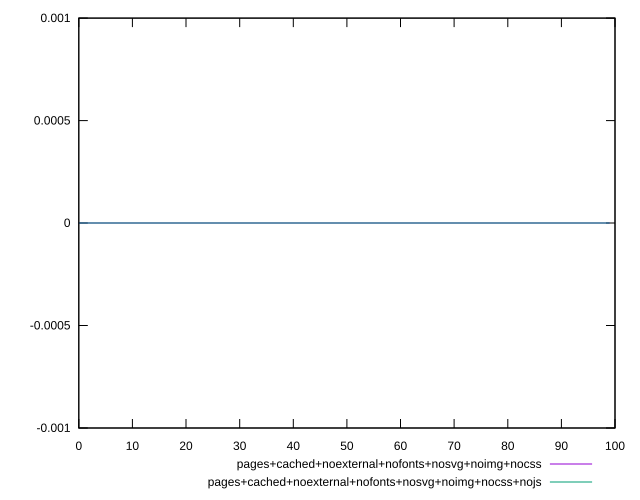

Write gnuplot code to recreate this figure.
reset

$pagesCachedNoexternalNofontsNosvgNoimgNocss <<EOF
0 0
1 0
2 0
3 0
4 0
5 0
6 0
7 0
8 0
9 0
10 0
11 0
12 0
13 0
14 0
15 0
16 0
17 0
18 0
19 0
20 0
21 0
22 0
23 0
24 0
25 0
26 0
27 0
28 0
29 0
30 0
31 0
32 0
33 0
34 0
35 0
36 0
37 0
38 0
39 0
40 0
41 0
42 0
43 0
44 0
45 0
46 0
47 0
48 0
49 0
50 0
51 0
52 0
53 0
54 0
55 0
56 0
57 0
58 0
59 0
60 0
61 0
62 0
63 0
64 0
65 0
66 0
67 0
68 0
69 0
70 0
71 0
72 0
73 0
74 0
75 0
76 0
77 0
78 0
79 0
80 0
81 0
82 0
83 0
84 0
85 0
86 0
87 0
88 0
89 0
90 0
91 0
92 0
93 0
94 0
95 0
96 0
97 0
98 0
99 0
EOF

$pagesCachedNoexternalNofontsNosvgNoimgNocssNojs <<EOF
0 0
1 0
2 0
3 0
4 0
5 0
6 0
7 0
8 0
9 0
10 0
11 0
12 0
13 0
14 0
15 0
16 0
17 0
18 0
19 0
20 0
21 0
22 0
23 0
24 0
25 0
26 0
27 0
28 0
29 0
30 0
31 0
32 0
33 0
34 0
35 0
36 0
37 0
38 0
39 0
40 0
41 0
42 0
43 0
44 0
45 0
46 0
47 0
48 0
49 0
50 0
51 0
52 0
53 0
54 0
55 0
56 0
57 0
58 0
59 0
60 0
61 0
62 0
63 0
64 0
65 0
66 0
67 0
68 0
69 0
70 0
71 0
72 0
73 0
74 0
75 0
76 0
77 0
78 0
79 0
80 0
81 0
82 0
83 0
84 0
85 0
86 0
87 0
88 0
89 0
90 0
91 0
92 0
93 0
94 0
95 0
96 0
97 0
98 0
99 0
EOF

set key outside below
set xrange [0:99]
set yrange [-0.001:0.001]
set terminal svg size 640, 500 enhanced background rgb 'white'
set output "report_00007_2020-12-11T15:55:29.892Z/unused-css-rules/comparison/line/12_vs_13.svg"

plot $pagesCachedNoexternalNofontsNosvgNoimgNocss title "pages+cached+noexternal+nofonts+nosvg+noimg+nocss" with line, \
     $pagesCachedNoexternalNofontsNosvgNoimgNocssNojs title "pages+cached+noexternal+nofonts+nosvg+noimg+nocss+nojs" with line

reset
